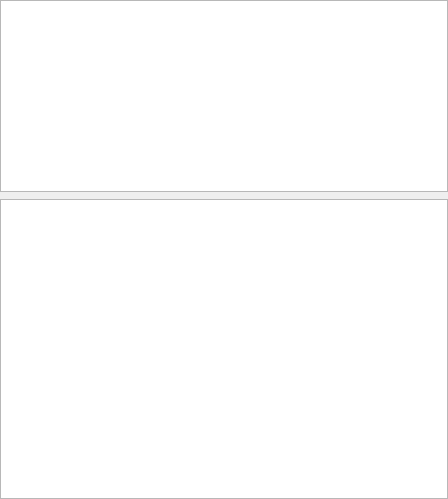
          <widget class="QWidget" name="scrollAreaWidgetContents_3">
           <property name="geometry">
            <rect>
             <x>0</x>
             <y>0</y>
             <width>448</width>
             <height>499</height>
            </rect>
           </property>
           <property name="sizePolicy">
            <sizepolicy hsizetype="Expanding" vsizetype="Expanding">
             <horstretch>3</horstretch>
             <verstretch>0</verstretch>
            </sizepolicy>
           </property>
           <layout class="QVBoxLayout" name="verticalLayout_9">
            <property name="spacing">
             <number>7</number>
            </property>
            <property name="leftMargin">
             <number>0</number>
            </property>
            <property name="topMargin">
             <number>0</number>
            </property>
            <property name="rightMargin">
             <number>0</number>
            </property>
            <property name="bottomMargin">
             <number>0</number>
            </property>
            <item>
             <widget class="QWidget" name="widget_4" native="true">
              <property name="sizePolicy">
               <sizepolicy hsizetype="Expanding" vsizetype="MinimumExpanding">
                <horstretch>0</horstretch>
                <verstretch>0</verstretch>
               </sizepolicy>
              </property>
              <property name="minimumSize">
               <size>
                <width>0</width>
                <height>0</height>
               </size>
              </property>
              <layout class="QVBoxLayout" name="verticalLayout_10">
               <property name="spacing">
                <number>7</number>
               </property>
               <property name="leftMargin">
                <number>0</number>
               </property>
               <property name="topMargin">
                <number>0</number>
               </property>
               <property name="rightMargin">
                <number>0</number>
               </property>
               <property name="bottomMargin">
                <number>0</number>
               </property>
               <item>
                <widget class="QGraphicsView" name="savedRecipeImage">
                 <property name="sizePolicy">
                  <sizepolicy hsizetype="Expanding" vsizetype="Expanding">
                   <horstretch>0</horstretch>
                   <verstretch>0</verstretch>
                  </sizepolicy>
                 </property>
                 <property name="minimumSize">
                  <size>
                   <width>0</width>
                   <height>0</height>
                  </size>
                 </property>
                </widget>
               </item>
               <item>
                <widget class="QTextEdit" name="savedRecipeDesc">
                 <property name="sizePolicy">
                  <sizepolicy hsizetype="Expanding" vsizetype="Expanding">
                   <horstretch>0</horstretch>
                   <verstretch>0</verstretch>
                  </sizepolicy>
                 </property>
                 <property name="minimumSize">
                  <size>
                   <width>0</width>
                   <height>300</height>
                  </size>
                 </property>
                 <property name="verticalScrollBarPolicy">
                  <enum>Qt::ScrollBarPolicy::ScrollBarAsNeeded</enum>
                 </property>
                 <property name="sizeAdjustPolicy">
                  <enum>QAbstractScrollArea::SizeAdjustPolicy::AdjustIgnored</enum>
                 </property>
                 <property name="lineWrapMode">
                  <enum>QTextEdit::LineWrapMode::WidgetWidth</enum>
                 </property>
                 <property name="lineWrapColumnOrWidth">
                  <number>0</number>
                 </property>
                 <property name="readOnly">
                  <bool>false</bool>
                 </property>
                 <property name="html">
                  <string>&lt;!DOCTYPE HTML PUBLIC &quot;-//W3C//DTD HTML 4.0//EN&quot; &quot;http://www.w3.org/TR/REC-html40/strict.dtd&quot;&gt;
&lt;html&gt;&lt;head&gt;&lt;meta name=&quot;qrichtext&quot; content=&quot;1&quot; /&gt;&lt;meta charset=&quot;utf-8&quot; /&gt;&lt;style type=&quot;text/css&quot;&gt;
p, li { white-space: pre-wrap; }
hr { height: 1px; border-width: 0; }
li.unchecked::marker { content: &quot;\2610&quot;; }
li.checked::marker { content: &quot;\2612&quot;; }
&lt;/style&gt;&lt;/head&gt;&lt;body style=&quot; font-family:'Calibri'; font-size:9pt; font-weight:400; font-style:normal;&quot;&gt;
&lt;p style=&quot;-qt-paragraph-type:empty; margin-top:0px; margin-bottom:0px; margin-left:0px; margin-right:0px; -qt-block-indent:0; text-indent:0px;&quot;&gt;&lt;br /&gt;&lt;/p&gt;&lt;/body&gt;&lt;/html&gt;</string>
                 </property>
                 <property name="overwriteMode">
                  <bool>false</bool>
                 </property>
                </widget>
               </item>
              </layout>
             </widget>
            </item>
           </layout>
          </widget>
